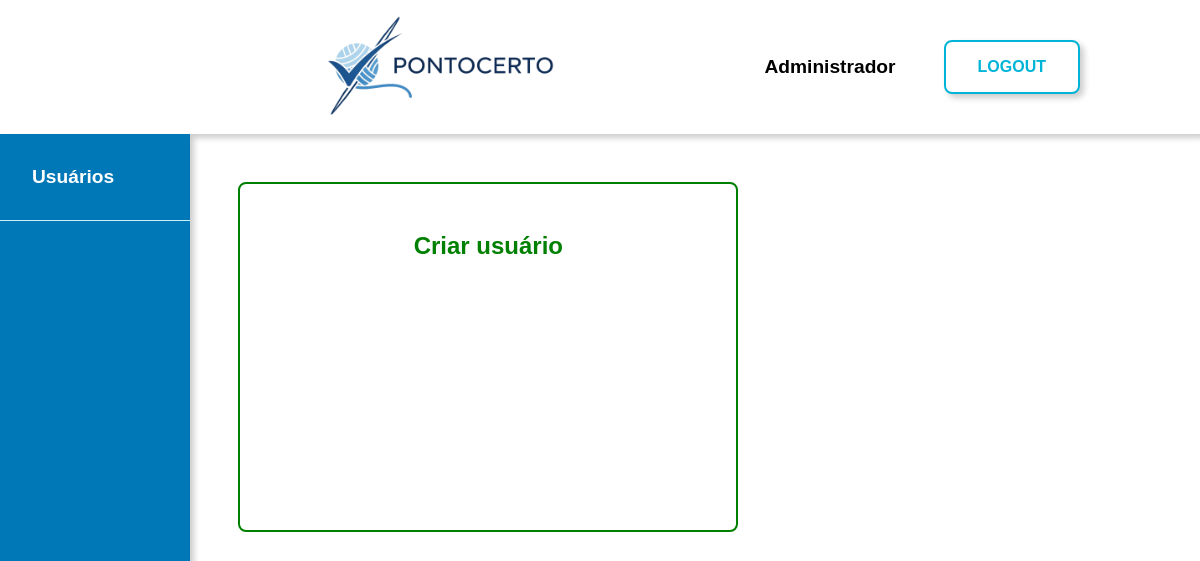
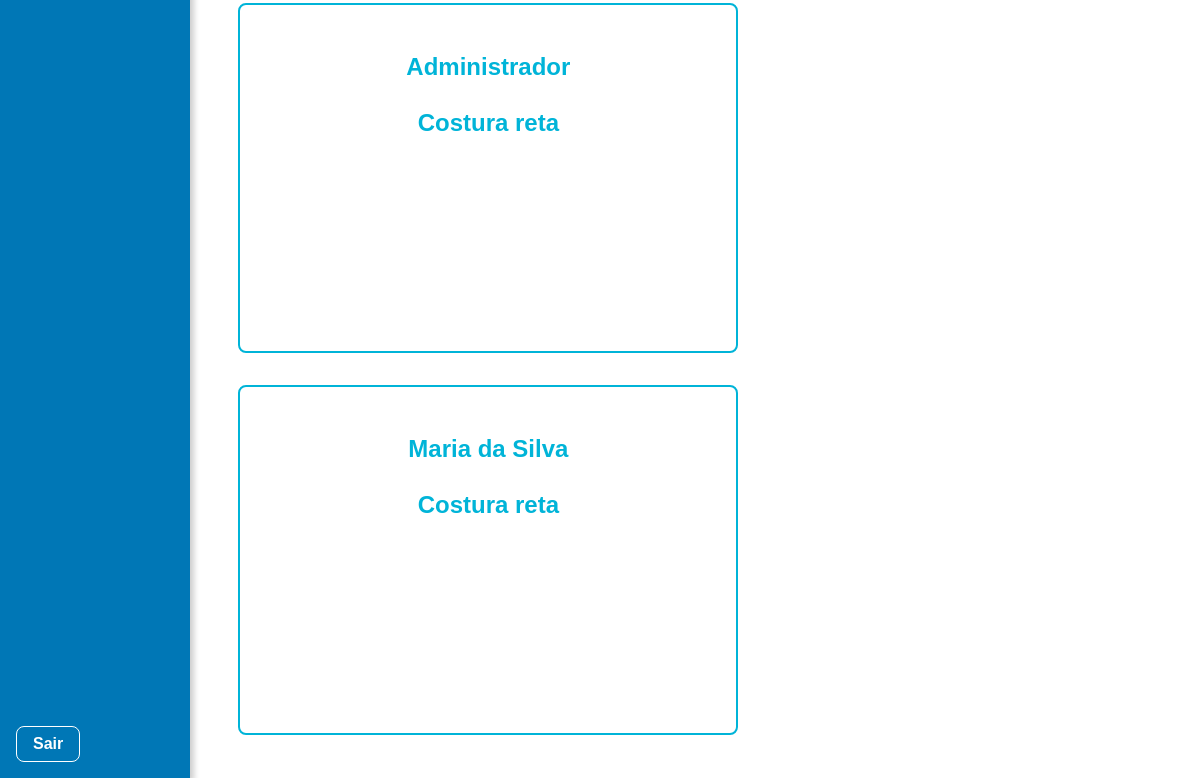
Before: /usuarios (signed in) with the older database file (2 pictures, top to bottom).
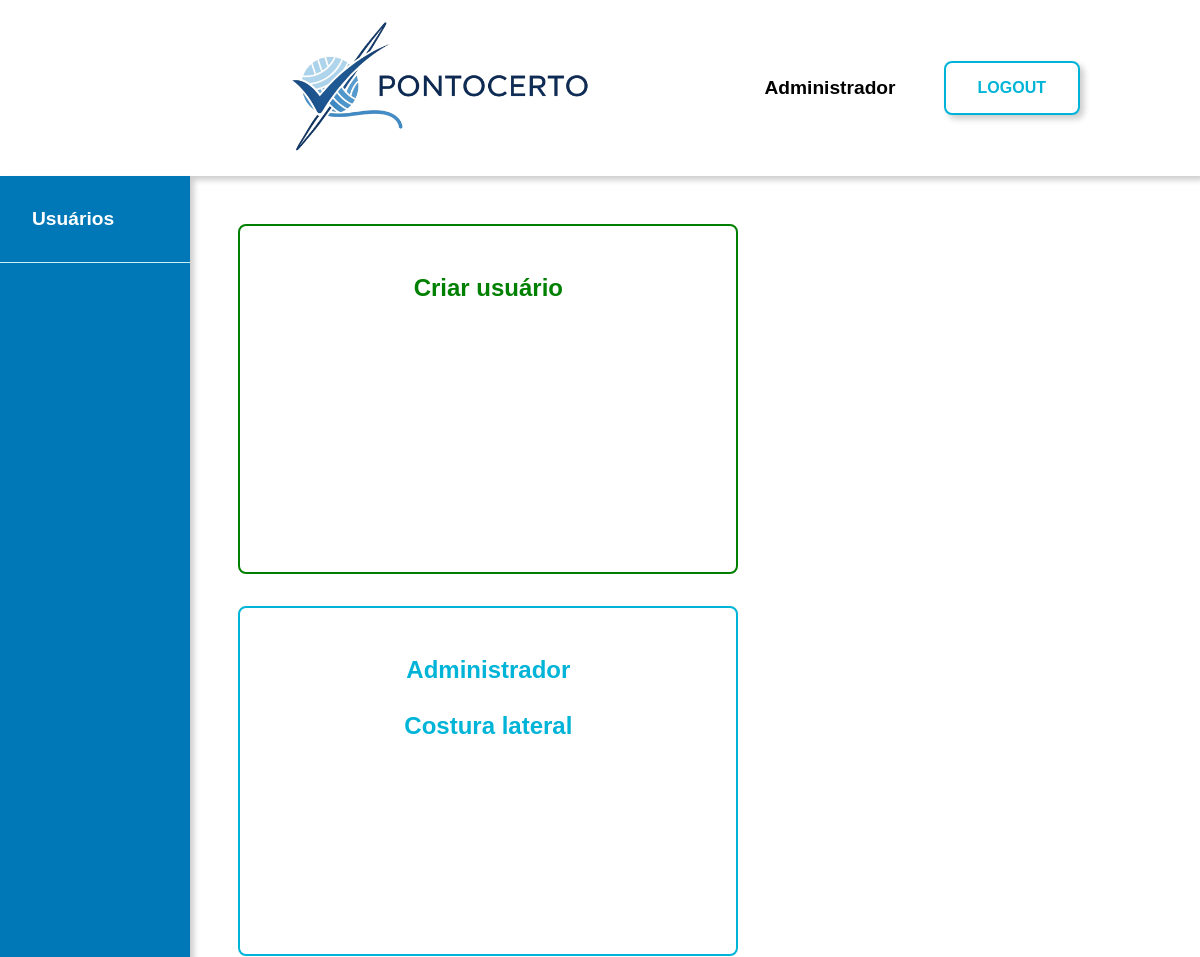
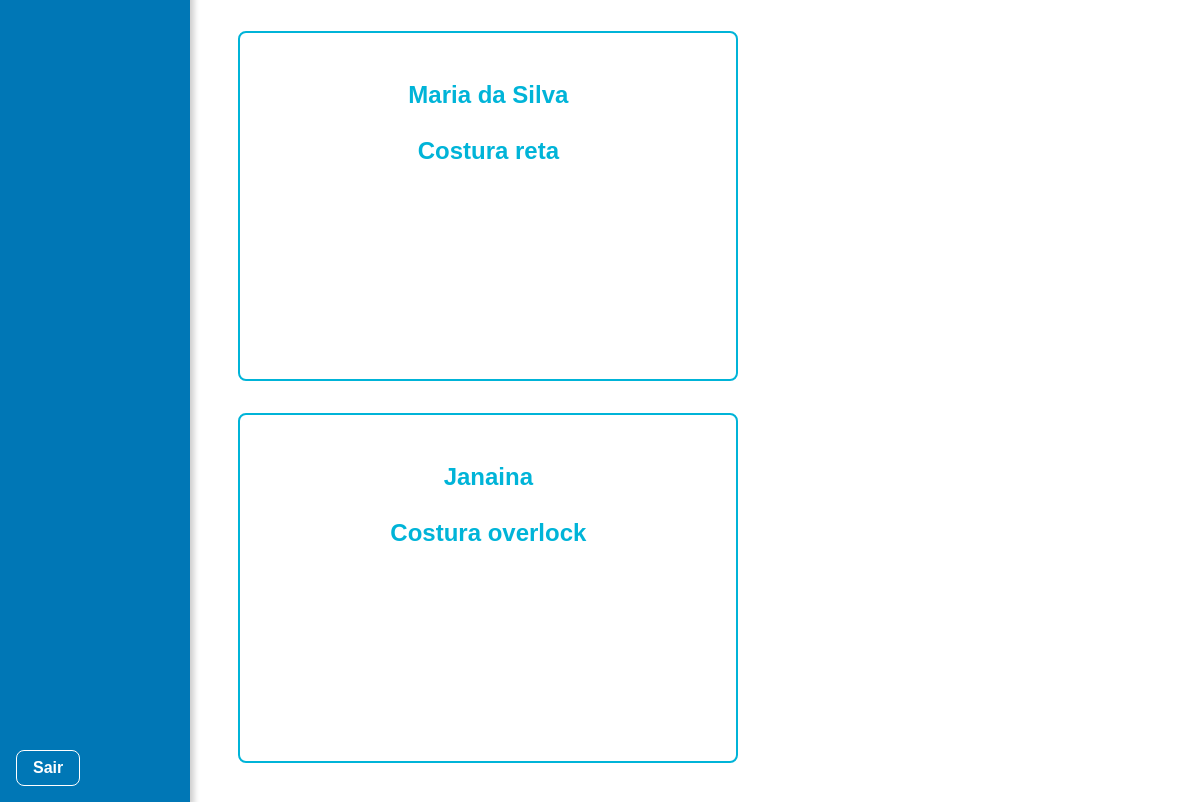
After: the same page with the newer database file (2 pictures, top to bottom).
### tables this page shows
CREATE TABLE usuarios (
    id int PRIMARY KEY AUTO_INCREMENT,
    tipo enum('admin', 'costureira') NOT NULL DEFAULT 'costureira',
    nome varchar(50) NOT NULL,
    cpf varchar(11) NOT NULL UNIQUE,
    email varchar(250) NOT NULL UNIQUE,
    telefone varchar(11) NOT NULL,
    cep varchar(8) NOT NULL,
    logradouro varchar(250),
    complemento varchar(50),
    cidade varchar(100),
    tipo_chave_pix enum('cpf', 'cnpj', 'email', 'telefone', 'aleatoria') DEFAULT 'cpf',
    chave_pix varchar(250),
    senha varchar(255) NOT NULL,
    banco int NULL DEFAULT 0,
    agencia INT NULL DEFAULT 0,
    conta INT NULL DEFAULT 0,
     
    especialidade_id INT NOT NULL DEFAULT 2,
     
    ativo TINYINT DEFAULT 1
 );

CREATE TABLE especialidade (
    id INT PRIMARY KEY AUTO_INCREMENT,
    nome VARCHAR(50) NOT NULL UNIQUE
);

### app/PageController.php (called while the page is built, shortened)
<?php
class PageController
{
    private $userModel;
    public function __construct(UserModel $userModel)
    {
        $this->userModel = $userModel;
    }
    private function getUsuario()
{
    $user = $this->userModel->getUserPeloId($_SESSION['user_id']);
    return $user;
}
    private function estaLogado()
    {
        return isset($_SESSION['user_id']);
    }
    private function render($view, $data = [])
    {
        extract($data);
        require VIEWS_PATH . 'header.php';
        require VIEWS_PATH . $view . '.php';
        require VIEWS_PATH . 'footer.php';
    }
    public function usuarios()
    {
        $user  = $this->getUsuario();
        $this->render('usuarios', [
            'title'         => 'PontoCerto',
            'user'          => $user,
            'nomeUsuario'   => $user ? $user['nome'] : 'Visitante',
            'usuarioLogado' => $this->estaLogado(),
            'listaUsuarios' => $this->userModel->getTodosUser(),
        ]);
    }
}

### app/Router.php (called while the page is built, shortened)
<?php
class Router
{
    private $routes = [
        'GET' => [],
        'POST' => []
    ];
    private $container;
    public function __construct($container)
    {
        $this->container = $container;
    }
    private function addRoute($method, $uri, $controllerAction, $middlewares)
    {
        $this->routes[$method][$uri] = [
            'handler' => $controllerAction,
            'middlewares' => $middlewares
        ];
    }
    public function dispatch()
    {
        $uri = parse_url($_SERVER['REQUEST_URI'], PHP_URL_PATH);
    $method = $_SERVER['REQUEST_METHOD'];
    if (BASE_PATH !== '' && strpos($uri, BASE_PATH) === 0) {
        $uri = substr($uri, strlen(BASE_PATH));
    }
    $uri = $uri ?: '/';
        if (isset($this->routes[$method][$uri])) {
            $route = $this->routes[$method][$uri];
            foreach ($route['middlewares'] as $middleware) {
                $middlewareInstance = $this->container->get($middleware);
                if (!$middlewareInstance->handle()) {
                    return;
                }
            }
            [$controllerName, $action] = explode('@', $route['handler']);
            $controller = $this->container->get($controllerName);
            if (method_exists($controller, $action)) {
                return $controller->$action();
            }
        }
    }
}

### index.php (called while the page is built, shortened)
<?php
require_once __DIR__.'/app/UserModel.php';
require_once __DIR__.'/app/PageController.php';
require_once __DIR__.'/app/AuthMiddleware.php';
require_once __DIR__.'/app/Router.php';
$container = new Container();
$router = new Router($container);
$router->get('/', 'PageController@home');
$router->get('/login', 'AuthController@mostrarLogin');
$router->post('/logar', 'AuthController@logar');
$router->get('/painel', 'PageController@painel', ['AuthMiddleware']);
$router->get('/usuarios', 'PageController@usuarios', ['AuthMiddleware']);
$router->get('/visualizar-usuario', 'PageController@visualizarUsuario', ['AuthMiddleware']);
$router->get('/editar-usuario', 'PageController@editarUsuario', ['AuthMiddleware']);
$router->post('/salvar-usuario', 'AuthController@salvarUsuario', ['AuthMiddleware']);
$router->get('/remover-usuario', 'AuthController@removerUsuario', ['AuthMiddleware']);
$router->get('/criar-usuario', 'PageController@mostrarCadastro', ['AuthMiddleware']);
$router->post('/cadastrar-usuario', 'AuthController@cadastrarUsuario', ['AuthMiddleware']);
$router->get('/logout', 'AuthController@logout');
$router->dispatch();

### app/UserModel.php (called while the page is built, shortened)
<?php
class UserModel
{
    private $pdo;
    public function __construct(PDO $pdo)
    {
        $this->pdo = $pdo;
    }
    public function getUserPeloId($id)
    {
        $stmt = $this->pdo->prepare("
            SELECT u.*, e.nome as especialidade
            FROM usuarios u
            LEFT JOIN especialidade e ON u.especialidade_id = e.id
            WHERE u.id = ?
        ");
        $stmt->execute([$id]);
        return $stmt->fetch(PDO::FETCH_ASSOC);
    }
    public function getTodosUser()
    {
        $stmt = $this->pdo->prepare("
            SELECT u.*, e.nome as especialidade
            FROM usuarios u
            LEFT JOIN especialidade e ON u.especialidade_id = e.id
            WHERE u.ativo = 1
        ");
        $stmt->execute();
        return $stmt->fetchAll(PDO::FETCH_ASSOC);
    }
}

### app/AuthMiddleware.php (called while the page is built, shortened)
<?php
class AuthMiddleware
{
    private $userModel;
    public function __construct(UserModel $userModel)
    {
        $this->userModel = $userModel;
    }
    public function handle()
    {
        $user = $this->userModel->getUserPeloId($_SESSION['user_id']);
        return true;
    }
}

### views/usuarios.php (the view)
<div class="conteudo flex">
    <div class="menu flex vertical shadow">
        <a class="item bold">Usuários</a>
        <a href="<?= BASE_URL ?>/" class="sair">Sair</a>
    </div>
    <div class="cards">
        <a href="<?= BASE_URL ?>/criar-usuario" class="card novo-usuario">Criar usuário</a>
        <?php foreach ($listaUsuarios as $usuario): ?>
            <a href="<?= BASE_URL ?>/visualizar-usuario?id=<?= $usuario['id'] ?>" class="card"><?= htmlspecialchars($usuario['nome']) ?><br><br><?= htmlspecialchars($usuario['especialidade']) ?></a>
        <?php endforeach; ?>
    </div>
</div>

### views/header.php (shortened to what this page needs)
<!DOCTYPE html>
<html lang="pt-BR">
<head>
    <link rel="stylesheet" href="<?php echo ASSETS_URL?>ajuda.css">
    <link rel="stylesheet" href="<?php echo ASSETS_URL?>style.css">
</head>
<body>
    <?php if ($login ?? false): ?>
        <div class="principal azul flex center">
    <?php else: ?>
        <div class="principal">
            <?php if ($usuarioLogado ?? false): ?>
                <div class="topo flex h-center shadow">
                    <a class="imagem-topo" href="<?= BASE_URL ?>/painel">
                        <img src="<?php echo ASSETS_URL?>banner.png" alt="banner">
                    </a>
                    <span class="flex l-gap v-center">
                        <span class="nome-usuario"><?= htmlspecialchars($nomeUsuario) ?></span>
                        <a href="<?= BASE_URL ?>/logout" class="botao-grande">LOGOUT</a>
                    </span>
                </div>
            <?php endif; ?>
    <?php endif; ?>

### views/footer.php
    </div>
</body>
</html>

### public/ajuda.css (style rules this page uses)
.flex { display: flex; }
.vertical { flex-direction: column; }
.v-center { align-items: center; }
.l-gap { gap: 3rem; }
.bold { font-weight: bold; }
.h-center { justify-content: center; }
.shadow { box-shadow: 4px 4px 6px rgba(0, 0, 0, 0.2); position: relative; }
.botao-grande { border: 2px solid var(--azul); border-radius: 8px; background: white; color: var(--azul); padding: 1rem 2rem; font-weight: bold; box-shadow: 4px 4px 6px rgba(0, 0, 0, 0.2); text-align: center; }

### public/style.css (style rules this page uses)
:root { --azul-escuro: #03045E; --azul-medio: #0077B6; --azul: #00B4D8; --azul-claro: #90E0EF; --azul-clarissimo: #CAF0F8; --fundo: #EDF2FB; }
body { margin: 0; font-family: 'Schibsted Grotesk', sans-serif; }
a { cursor: pointer; text-decoration: none; }
.principal { height: 100vh; width: 100vw; }
.topo { height: 10%; padding-inline: 10%; }
.conteudo { height: 90%; }
img { height: 100%; }
.menu { width: 250px; height: 100%; background: var(--azul-medio); }
.imagem-topo { margin-inline: auto; }
.nome-usuario { font-weight: bold; font-size: 1.2rem; }
.item { color: white; padding: 2rem; font-size: 1.2rem; border-bottom: 1px solid var(--azul-clarissimo); }
.sair { position: absolute; bottom: 1rem; left: 1rem; border: 1px solid white; padding: 0.5rem 1rem; border-radius: 8px; color: white; font-weight: bold;; }
.cards { width: 100%; display: grid; grid-template-columns: repeat(auto-fit, 500px); gap: 2rem; padding: 3rem; overflow: auto; }
.card { font-size: 1.5rem; display: grid; border: 2px solid var(--azul); padding: 3rem; text-align: center; border-radius: 8px; height: 250px; color: var(--azul); font-weight: bold; }
.novo-usuario { border: 2px solid green; color: green; }

Changed rows visible on the page:
changed usuarios "Administrador": especialidade.nome "Costura reta" → "Costura lateral"
added usuarios: nome "Janaina", especialidade.nome "Costura overlock"
